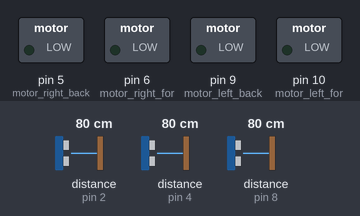
Simulated run of this sketch. Board: Arduino Uno, built with avr-gcc and run on an emulated ATmega328P. Shown: switched loads named in the sketch (green lamp = pin HIGH). Dashed ring = blinking. The test bench sets the inputs (shaded band); at power-on: distance to the obstacle (sensors on pin 2, pin 4, pin 8) 80 cm. The echo pulse lasts 58.3 µs per cm.

Above: at 1.2 s.
1.3 s: distance to the obstacle (sensor on pin 2) set to 12 cm
2.8 s: distance to the obstacle (sensor on pin 2) set to 9 cm
At 2.91 s:
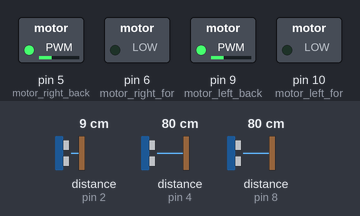
At 3.3 s:
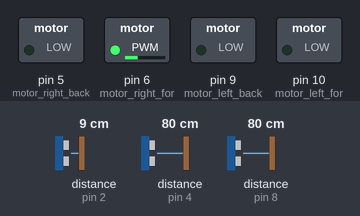
5.8 s: distance to the obstacle (sensor on pin 4) set to 2 cm
8.8 s: distance to the obstacle (sensor on pin 8) set to 2 cm
At 10.0 s:
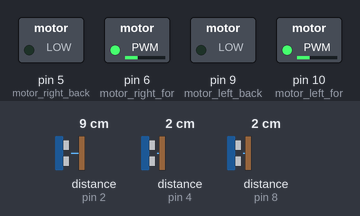
11.8 s: distance to the obstacle (sensor on pin 4) set to 26 cm
14.8 s: distance to the obstacle (sensor on pin 4) set to 32 cm
At 16.7 s:
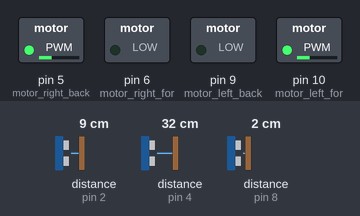
Timing chart, 0 to 18.8 s (numbered marks = the images above; inputs shaded):
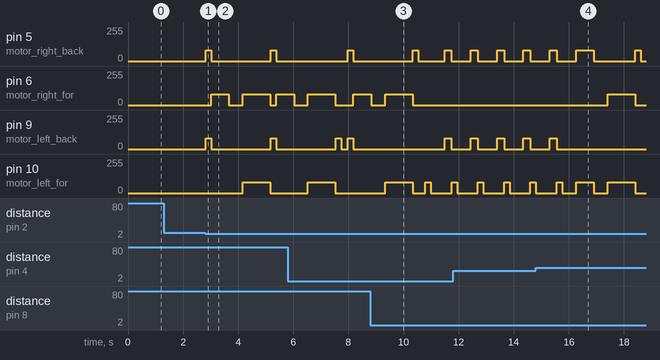

The sketch:

F74041022_Midterm.ino
```cpp
#include <Ultrasonic.h>

#define front_trig 11
#define front_echo 2
#define left_trig 7
#define left_echo 8
#define right_trig 3
#define right_echo 4
#define motor_right_back 5
#define motor_right_for 6
#define motor_left_back 9
#define motor_left_for 10

#define front_r_dir 5
#define front_l_dir 4
#define left_dir 1
#define right_dir 2
#define worst_situa 3


Ultrasonic front(front_trig,front_echo);
Ultrasonic left(left_trig,left_echo);
Ultrasonic right(right_trig,right_echo);

int v=80,last_cross;
float front_dis,right_dis,left_dis;
bool back=false,front_sta,left_sta,right_sta;

void setup() {
  Serial.begin(9600);
  pinMode(motor_right_back,OUTPUT);
  pinMode(motor_right_for,OUTPUT);
  pinMode(motor_left_back,OUTPUT);
  pinMode(motor_left_for,OUTPUT);
  analogWrite(motor_right_for,0);
  analogWrite(motor_right_back,0);
  analogWrite(motor_left_for,0);
  analogWrite(motor_left_back,0);
}

void loop() {
  long front_sec = front.timing(),left_sec = left.timing(),right_sec = right.timing();
  front_dis = front.convert(front_sec, Ultrasonic::CM);
  left_dis = left.convert(left_sec, Ultrasonic::CM);
  right_dis = right.convert(right_sec,Ultrasonic::CM);

  if(front_dis<=10){    front_sta = false;  }
     else{    front_sta = true;  }
  if(left_dis>=30){    left_sta = true;  }
     else{    left_sta = false;  }
  if(right_dis>=30){    right_sta = true;  }
     else{    right_sta =false;  }

  //new
  if(front_dis>1000){
    analogWrite(motor_left_back,v);
    analogWrite(motor_right_back,v);
    delay(200);
    analogWrite(motor_left_back,0);
    analogWrite(motor_right_back,0);
    front_sta = false;
  }

  if(back == false){
    if(left_dis<8){
      analogWrite(motor_right_back,v);
      delay(200);
      analogWrite(motor_right_back,0);
      delay(250);
    }
    else if(right_dis<8){
      analogWrite(motor_left_back,v);
      delay(200);
      analogWrite(motor_left_back,0);
      delay(250);
    }
    switch(front_sta){
      case true:
        switch(left_sta){
          case true:
            switch(right_sta){
              case true:
                //worst situation
                break;
              case false:
                /*analogWrite(motor_right_for,v);
                delay(650);
                analogWrite(motor_right_for,0);
                delay(500);
                analogWrite(motor_right_for,v);
                analogWrite(motor_left_for,v);
                delay(1500);
                analogWrite(motor_right_for,0);
                analogWrite(motor_left_for,0);*/
                analogWrite(motor_right_for,v);
                analogWrite(motor_left_for,v);
                delay(100);
                analogWrite(motor_right_for,0);
                analogWrite(motor_left_for,0);
                last_cross=front_l_dir;
                break;
            }
            break;
          case false:
            switch(right_sta){
              case true:
                /*analogWrite(motor_left_for,v);
                delay(650);
                analogWrite(motor_left_for,0);
                delay(500);
                analogWrite(motor_right_for,v);
                analogWrite(motor_left_for,v);
                delay(1000);
                analogWrite(motor_right_for,0);
                analogWrite(motor_left_for,0);*/
                analogWrite(motor_right_for,v);
                analogWrite(motor_left_for,v);
                delay(100);
                analogWrite(motor_right_for,0);
                analogWrite(motor_left_for,0);
                last_cross=front_r_dir ;
                break;
              case false:
                analogWrite(motor_right_for,v);
                analogWrite(motor_left_for,v);
                delay(200);
                analogWrite(motor_right_for,0);
                analogWrite(motor_left_for,0);
                break;
            }
            break;
        }
        break;
      case false:
        switch(left_sta){
          case true:
            switch(right_sta){
              case true:
                //worst situation
                analogWrite(motor_left_back,v);
                analogWrite(motor_right_back,v);
                delay(200);
                analogWrite(motor_left_back,0);
                analogWrite(motor_right_back,0);

                analogWrite(motor_right_for,v);
                delay(650);
                analogWrite(motor_right_for,0);
                delay(500);
                analogWrite(motor_right_for,v);
                analogWrite(motor_left_for,v);
                delay(1000);
                analogWrite(motor_right_for,0);
                analogWrite(motor_left_for,0);
                last_cross=worst_situa;
                break;
              case false:
                analogWrite(motor_left_back,v);
                analogWrite(motor_right_back,v);
                delay(200);
                analogWrite(motor_left_back,0);
                analogWrite(motor_right_back,0);

                analogWrite(motor_right_for,v);
                delay(650);
                analogWrite(motor_right_for,0);
                delay(500);
                analogWrite(motor_right_for,v);
                analogWrite(motor_left_for,v);
                delay(1000);
                analogWrite(motor_right_for,0);
                analogWrite(motor_left_for,0);
                break;
            }
            break;
          case false:
            switch(right_sta){
              case true:
                analogWrite(motor_left_back,v);
                analogWrite(motor_right_back,v);
                delay(200);
                analogWrite(motor_left_back,0);
                analogWrite(motor_right_back,0);

                analogWrite(motor_left_for,v);
                delay(650);
                analogWrite(motor_left_for,0);
                delay(500);
                analogWrite(motor_right_for,v);
                analogWrite(motor_left_for,v);
                delay(1000);
                analogWrite(motor_right_for,0);
                analogWrite(motor_left_for,0);
                break;
              case false:
                back=true;
                break;
            }
            break;
        }
        break;
    }

  }
  else{
    if(left_dis<8){
      analogWrite(motor_left_for,v);
      delay(200);
      analogWrite(motor_left_for,0);
      delay(500);
      }
    else if(right_dis<8){
      analogWrite(motor_right_for,v);
      delay(200);
      analogWrite(motor_right_for,0);
      delay(500);
    }
    if(left_sta!=false || right_sta!=false){
      switch(last_cross){
        case 0:
          analogWrite(motor_right_for,v);
          delay(650);
          analogWrite(motor_right_for,0);
          delay(500);
          //
          analogWrite(motor_right_for,v);
          analogWrite(motor_left_for,v);
          delay(1000);
          analogWrite(motor_right_for,0);
          analogWrite(motor_left_for,0);
          break;
        case 2:
          analogWrite(motor_left_back,v);
          delay(650);
          analogWrite(motor_left_back,0);
          delay(500);
          //
          analogWrite(motor_right_for,v);
          analogWrite(motor_left_for,v);
          delay(1000);
          analogWrite(motor_right_for,0);
          analogWrite(motor_left_for,0);
          break;
        case 3:
          analogWrite(motor_right_back,v);
          analogWrite(motor_left_for,v);
          delay(650);
          analogWrite(motor_right_back,0);
          analogWrite(motor_left_for,0);
          delay(500);
          //
          analogWrite(motor_right_for,v);
          analogWrite(motor_left_for,v);
          delay(1000);
          analogWrite(motor_right_for,0);
          analogWrite(motor_left_for,0);
          break;
        case 4:
          analogWrite(motor_left_back,v);
          delay(650);
          analogWrite(motor_left_back,0);
          delay(250);
          //
          analogWrite(motor_right_for,v);
          analogWrite(motor_left_for,v);
          delay(1000);
          analogWrite(motor_right_for,0);
          analogWrite(motor_left_for,0);
          break;
        case 5:
          analogWrite(motor_right_back,v);
          delay(650);
          analogWrite(motor_right_back,0);
          delay(250);
          //
          analogWrite(motor_right_for,v);
          analogWrite(motor_left_for,v);
          delay(1000);
          analogWrite(motor_right_for,0);
          analogWrite(motor_left_for,0);
          break;
      }
      back=false;
    }
    else{
      analogWrite(motor_right_back,v);
      analogWrite(motor_left_back,v);
      delay(250);
      analogWrite(motor_right_back,0);
      analogWrite(motor_left_back,0);
    }
  }


}
```

Measured:
- the behaviour switches between 11 and 10 cm on distance to the obstacle (sensor on pin 2) (found by bisection; images 0 and 1)
- the behaviour switches between 29 and 30 cm on distance to the obstacle (sensor on pin 4) (found by bisection; images 3 and 4)
- after the input at 1.3 s, every drawn part: stays the same
- after the input at 2.8 s, pin 5 (motor_right_back), pin 9 (motor_left_back): alternates 80/255 for 0.20 s and 0/255 for 2.2 s, starting at once; pin 6 (motor_right_for): goes 80/255 0.65 s, 0/255 0.50 s, 80/255 1.0 s, 0/255 0.21 s, then 80/255, starting after 0.21 s; pin 10 (motor_left_for): 0/255 → 80/255 after 1.4 s, → 0/255 1.0 s later
- after the input at 8.8 s, pin 6 (motor_right_for): goes on until 10.3 s, then stays 0/255
- after the input at 14.8 s, pin 6 (motor_right_for): 0/255 → 80/255 after 2.6 s, → 0/255 1.0 s later; pin 9 (motor_left_back): goes on until 15.6 s, then stays 0/255
